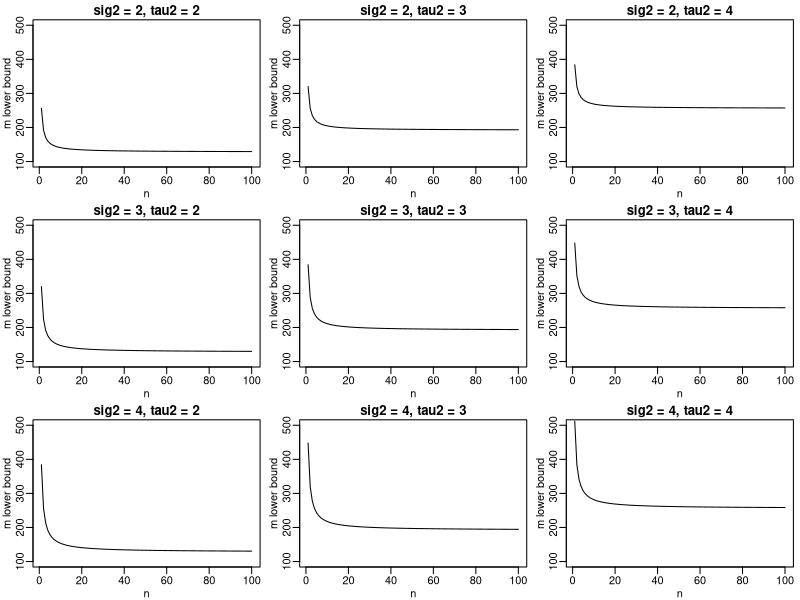

Source code (R): (Note: this script raises an error after producing the figure.)
## ---- chunk 1
knitr::opts_chunk$set(echo = TRUE)
## ---- chunk 2
lb = function(n, sig2, tau2){
  64*(sig2/n + tau2)
}
n = 1:1e2
params = list(
  c(2,2),
  c(2,3),
  c(2,4),
  c(3,2), 
  c(3,3),
  c(3,4),
  c(4,2), 
  c(4,3),
  c(4,4)
)
opars = par(no.readonly = T)
par(mfrow=c(3,3))
par(mar=c(2.5, 2.5, 1.5, 0.5), mgp=c(1.5,0.5,0), oma = c(0,0,0,0))
for(i in seq_along(params)){
  param = params[[i]]
  plot(n, lb(n, param[1], param[2]), type="l", ylim = c(100,500),
       xlab = "n", ylab = "m lower bound",
       main = paste0("sig2 = ", param[1], ", tau2 = ",param[2]))
}
par(opars)
## ---- chunk 3
nels_math_ses = dget("https://www2.stat.duke.edu/~pdh10/Teaching/610/Homework/nels_math_ses")
head(nels_math_ses)
## ---- chunk 4
# grand mean
ybar = mean(nels_math_ses$mathscore)
ybar
# variance of the group means around the grand mean
ybars = aggregate(mathscore ~ as.factor(school), data = nels_math_ses, mean)[,2]
var(ybars) # wrong
sum((ybars - ybar)^2 / (length(ybars)-1)) # correct
## ---- chunk 5
gdotplot<-function(y,g,xlab="group",ylab="response",mcol="blue",
                   ocol="lightblue",sortgroups=TRUE,...)
{
  m<-length(unique(g)) 
  rg<-rank( tapply(y,g,mean),ties.method="first")  
  if(sortgroups==FALSE){ rg<-1:m ; names(rg)<-unique(g)} 
  plot(c(1,m),range(y),type="n",xlab=xlab,ylab=ylab)

  for(j in unique(g))
  {
    yj<-y[g==j]
    rj<-rg[ match(as.character(j),names(rg)) ]
    nj<-length(yj)
    segments(rj ,max(yj),rj,min(yj),col="gray")
    points( rep(rj,nj), yj,col=ocol, ...)
    points(rj,mean(yj),pch=16,cex=1.5,col=mcol)
  }
}

par(mar=c(3,3,1,1), mgp=c(1.75,.75,0)) 
gdotplot(nels_math_ses$mathscore,
         nels_math_ses$school,
         xlab="school", ylab="mathscore")
## ---- chunk 6
mod = lm(mathscore ~ as.factor(school), data = nels_math_ses)
anova(mod)
## ---- chunk 7
qqnorm(resid(mod))
qqline(resid(mod), col="red")
## ---- chunk 8
gdotplot<-function(y,g,xlab="group",ylab="response",mcol="blue",
                   ocol="lightblue",sortgroups=TRUE,...)
{
  m<-length(unique(g)) 
  rg<-rank( tapply(y,g,mean),ties.method="first")  
  if(sortgroups==FALSE){ rg<-1:m ; names(rg)<-unique(g)} 
  mod = lm(y~g)
  sig2 = (summary(mod)$sigma)^2
  ylims = c(range(predict(mod))[1] - 1*sqrt(sig2),
            range(predict(mod))[2] + 1*sqrt(sig2))
  plot(c(1,m),ylims,type="n",xlab=xlab,ylab=ylab)
  
  for(j in unique(g))
  {
    yj<-y[g==j]
    rj<-rg[ match(as.character(j),names(rg)) ]
    nj<-length(yj)
    yjmean = mean(yj)
    ci = qt(1- 0.05/2, length(y) - m) / sqrt(nj / sig2)
    segments(rj, yjmean + ci,
             rj, yjmean - ci,
             col="gray")
    points(rj,mean(yj),pch=16,cex=.5,col=mcol)
    if(rj == min(rg)) 
      cat(paste0("lowest CI (", 
                 signif(yjmean - ci,5), ", ", signif(yjmean + ci,5), 
                 "), nj = ", nj, ", width = ", signif(2*ci,3), "\n"))
    if(rj == max(rg)) 
      cat(paste0("highest CI (", 
                 signif(yjmean - ci,5), ", ", signif(yjmean + ci,5), 
                 "), nj = ", nj, ", width = ", signif(2*ci,3), "\n"))
  }
}

par(mar=c(3,3,1,1), mgp=c(1.75,.75,0)) 
gdotplot(nels_math_ses$mathscore,
         as.factor(nels_math_ses$school),
         xlab="school", ylab="mathscore")
## ---- chunk 9
# standardize variables to put on the same scale
nels_math_ses.std = scale(nels_math_ses)
mathscore = aggregate(mathscore ~ as.factor(school), data = nels_math_ses.std, mean)[,2]
mathdeg = aggregate(mathdeg ~ as.factor(school), data = nels_math_ses.std, mean)[,2]
ses = aggregate(ses ~ as.factor(school), data = nels_math_ses.std, mean)[,2]
par(mfrow=c(1,2))
plot(mathdeg, mathscore, xlab = "std mathdeg", ylab = "std mathscore")
abline(reg = lm(mathscore ~ mathdeg), col="red")
plot(ses, mathscore, xlab = "std ses", ylab = "std mathscore")
abline(reg = lm(mathscore ~ ses), col="red")
